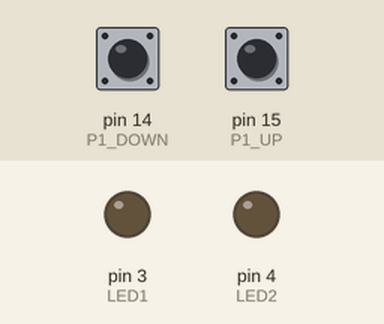
Recording of a sketch running on a simulated Arduino Uno, built with avr-gcc and run on an emulated ATmega328P. Shown: output pins drawn as LEDs (lit = HIGH). The inputs (shaded band) are chosen by the test bench; at power-on: pin 14 (P1_DOWN) HIGH, pin 15 (P1_UP) HIGH. What the sketch prints to the serial monitor is not drawn.

Above: at 1.2 s.
1.3 s: pin 14 (P1_DOWN) pulled LOW for 0.25 s
At 1.7 s:
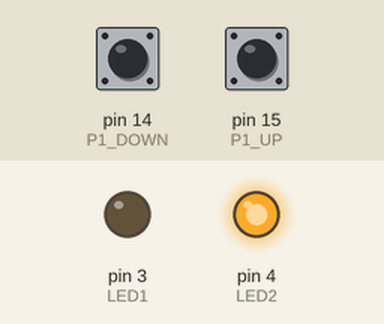
3.3 s: pin 15 (P1_UP) pulled LOW for 0.25 s
At 3.7 s:
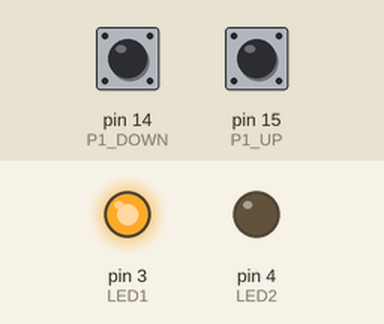
5.3 s: pin 15 (P1_UP) pulled LOW for 3.2 s
At 9.5 s:
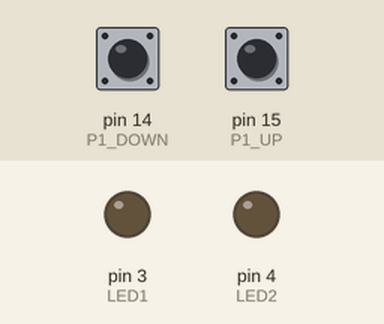
10.3 s: pin 14 (P1_DOWN) pulled LOW for 3.2 s
At 10.9 s:
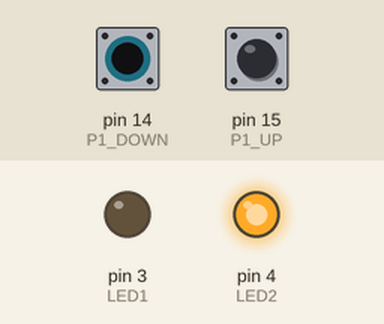
16.5 s: pin 14 (P1_DOWN) driven LOW and pin 15 (P1_UP) driven LOW
At 17.2 s:
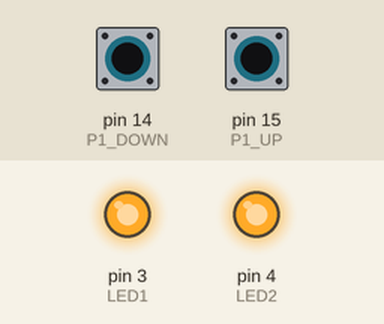
Timing chart, 0 to 19.3 s (numbered marks = the images above; inputs shaded):
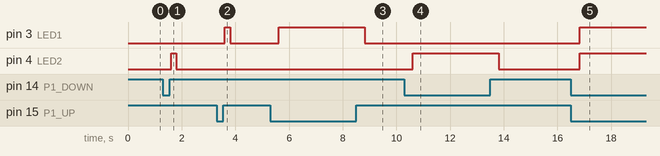

The sketch:

arriba_abajo.ino
```cpp
#define LED1        3        // P1_1
#define LED2        4        // P2_2
#define P1_UP       15        // P1_6  pin to signal up
#define P1_DOWN     14        // P1_7  pin to signal down.


void setup() {
  // put your setup code here, to run once:
  Serial.begin(9600);  // msp430g2231 must use 4800

  // Configure the pins :
  pinMode(LED1, OUTPUT);
  pinMode(LED2,OUTPUT);
  pinMode(P1_UP, INPUT);
  pinMode(P1_DOWN, INPUT);
}

void loop() {
  // put your main code here, to run repeatedly:
  int button1 =  digitalRead(P1_UP);
  int button2 =  digitalRead(P1_DOWN);

  Serial.print("UP : \t");
  Serial.print(button1);
  Serial.print("\t DOWN : \t");
  Serial.print(button2);

  delay(200);

  if (!button1) { digitalWrite(LED1, HIGH); }
  else { digitalWrite(LED1, LOW); }

  if (!button2) { digitalWrite(LED2, HIGH); }
  else { digitalWrite(LED2, LOW); }

}
```

Measured:
- after the input at 1.3 s, pin 4 (LED2): LOW → HIGH after 0.30 s, → LOW 0.20 s later
- after the input at 3.3 s, pin 3 (LED1): LOW → HIGH after 0.31 s, → LOW 0.20 s later
- after the input at 5.3 s, pin 3 (LED1): LOW → HIGH after 0.31 s, → LOW 3.2 s later
- after the input at 10.3 s, pin 4 (LED2): LOW → HIGH after 0.31 s, → LOW 3.2 s later
- after the input at 16.5 s, pin 3 (LED1), pin 4 (LED2): LOW → HIGH after 0.32 s
